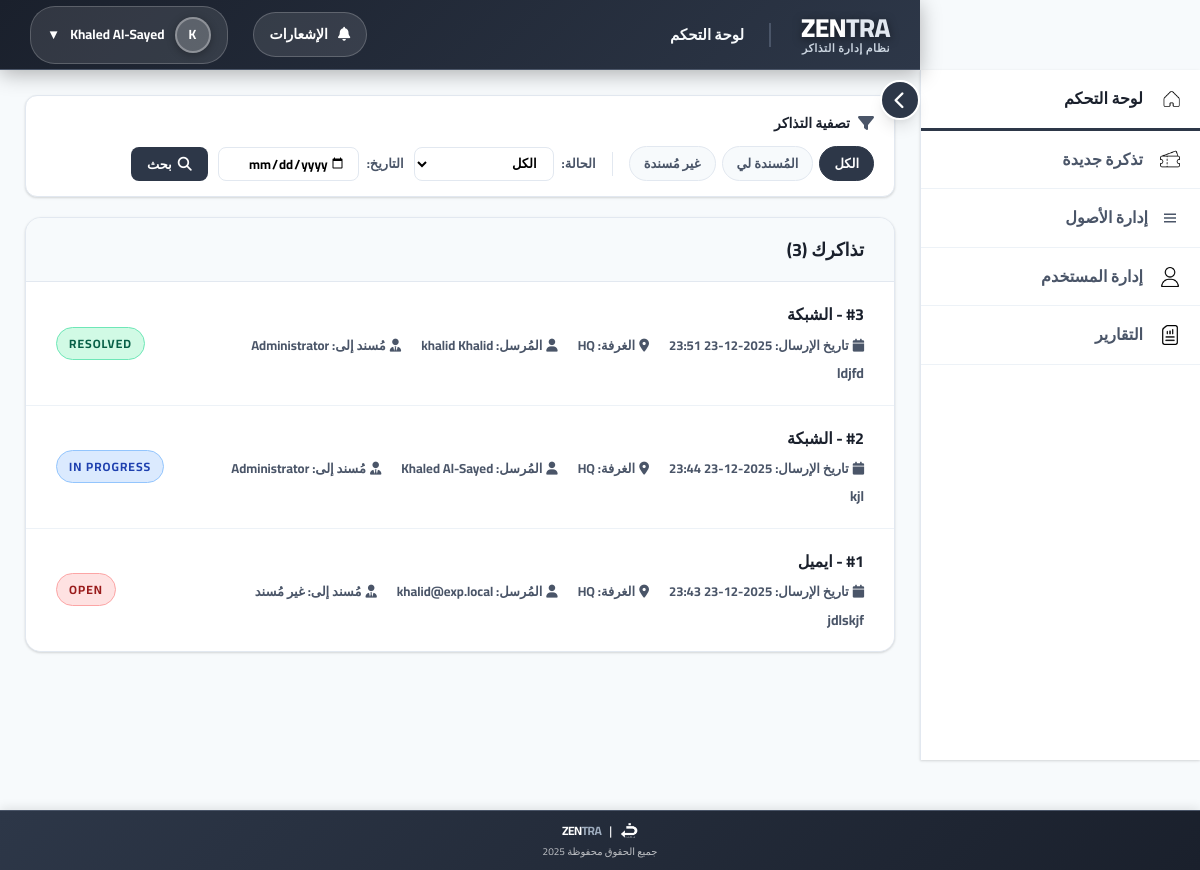
Page / (signed in) on the committed database.
### app.py (models this page shows, shortened)
class User(db.Model, UserMixin):
    id = db.Column(db.Integer, primary_key=True)
    username = db.Column(db.String(50), unique=True, nullable=False)
    password_hash = db.Column(db.String(128), nullable=False)
    full_name = db.Column(db.String(100), nullable=False)
    email = db.Column(db.String(100), nullable=False)
    role = db.Column(db.String(20), nullable=False)  # agent / supervisor / manager / it_staff / admin
    room = db.Column(db.String(20), nullable=False)
    profile_picture = db.Column(db.String(200), nullable=True)
    auth_source = db.Column(db.String(20), default='local', nullable=False)

class Ticket(db.Model):
    id = db.Column(db.Integer, primary_key=True)
    submitter_id = db.Column(db.Integer, db.ForeignKey('user.id'), nullable=False)
    room = db.Column(db.String(20), nullable=False)
    category = db.Column(db.String(50), nullable=False)
    description = db.Column(db.Text, nullable=False)
    file_name = db.Column(db.String(200), nullable=True)  # backward compatibility
    status = db.Column(db.String(20), default='Open')
    assigned_to_id = db.Column(db.Integer, db.ForeignKey('user.id'), nullable=True)
    ip_address = db.Column(db.String(100))
    created_at = db.Column(db.DateTime, default=get_riyadh_time_naive)
    updated_at = db.Column(db.DateTime, default=get_riyadh_time_naive, onupdate=get_riyadh_time_naive)
    submitter = db.relationship('User', foreign_keys=[submitter_id], backref='submitted_tickets')
    assigned_to = db.relationship('User', foreign_keys=[assigned_to_id], backref='assigned_tickets')

### app.py (the view, shortened to what this page needs)
@app.route('/')
@login_required
def dashboard():
    user = current_user
    filter_type   = request.args.get('filter', 'all')
    status_filter = request.args.get('status')
    date_filter   = request.args.get('date')
    page          = request.args.get('page', 1, type=int)
    per_page      = 5
    tickets_query = Ticket.query
    if user.role == 'agent':
        tickets_query = tickets_query.filter_by(submitter_id=user.id)
    elif user.role in ['supervisor', 'manager']:
        tickets_query = tickets_query.filter_by(room=user.room)
    elif user.role in ['it_staff', 'admin']:
        if filter_type == 'assigned':
            tickets_query = tickets_query.filter_by(assigned_to_id=user.id)
        elif filter_type == 'new':
            tickets_query = tickets_query.filter_by(assigned_to_id=None)
    if status_filter:
        tickets_query = tickets_query.filter_by(status=status_filter)
    pagination = tickets_query.order_by(Ticket.created_at.desc()).paginate(
        page=page, per_page=per_page, error_out=False
    )
    unread_notifications_count = Notification.query.filter_by(
        user_id=user.id, is_read=False
    ).count()
    return render_template(
        'dashboard.html',
        tickets=pagination.items,
        pagination=pagination,
        user=user,
        unread_notifications_count=unread_notifications_count
    )

### app.py (called while the page is built)
@login_manager.user_loader
def load_user(user_id):
    return User.query.get(int(user_id))

### templates/dashboard.html (shortened to what this page needs)
{% extends "base.html" %}
{% block page_title %}لوحة التحكم{% endblock %}
{% block content %}
    <div class="filter-section">
        <div class="filter-title">
            <i class="fas fa-filter"></i>
            تصفية التذاكر
        </div>
        <div class="filter-content">
            {% if current_user.role != 'agent' %}
            <div class="filter-tabs">
                <a href="{{ url_for('dashboard') }}" class="filter-tab {% if not request.args.get('filter') or request.args.get('filter') == 'all' %}active{% endif %}">الكل</a>
                <a href="{{ url_for('dashboard', filter='assigned') }}" class="filter-tab {% if request.args.get('filter') == 'assigned' %}active{% endif %}">المُسندة لي</a>
                <a href="{{ url_for('dashboard', filter='new') }}" class="filter-tab {% if request.args.get('filter') == 'new' %}active{% endif %}">غير مُسندة</a>
            </div>
            {% endif %}
            <form class="filter-form" method="GET">
                {% if current_user.role != 'agent' %}
                <div class="form-group">
                    <label class="form-label" for="status">الحالة:</label>
                    <select id="status" name="status" class="form-control">
                        <option value="">الكل</option>
                    </select>
                </div>
                {% endif %}
                <div class="form-group">
                    <label class="form-label" for="date">التاريخ:</label>
                    <input type="date" id="date" name="date" class="form-control" value="{{ request.args.get('date', '') }}" />
                </div>
                <button type="submit" class="btn">
                    <i class="fas fa-search"></i>
                    بحث
                </button>
            </form>
        </div>
    </div>
    <section class="tickets-section">
        <div class="section-header">
            <h3 class="section-title">تذاكرك ({{ pagination.total if pagination else tickets|length }})</h3>
        </div>
        {% if tickets %}
        <ul class="ticket-list">
            {% for ticket in tickets %}
            <li class="ticket-item" onclick="navigateToTicket('/ticket/{{ ticket.id }}', this)" data-ticket-id="{{ ticket.id }}">
                <div class="ticket-info">
                    <a href="/ticket/{{ ticket.id }}" class="ticket-link" onclick="event.stopPropagation();">
                        #{{ ticket.id }} - {{ ticket.category }}
                    </a>
                    <div class="ticket-meta">
                        <div class="ticket-meta-item">
                            <i class="fas fa-calendar"></i>
                            <span><strong>تاريخ الإرسال:</strong> {{ ticket.created_at.strftime('%Y-%m-%d %H:%M') }}</span>
                        </div>
                        <div class="ticket-meta-item">
                            <i class="fas fa-map-marker-alt"></i>
                            <span><strong>الغرفة:</strong> {{ ticket.room }}</span>
                        </div>
                        <div class="ticket-meta-item">
                            <i class="fas fa-user"></i>
                            <span><strong>المُرسل:</strong> {{ ticket.submitter.full_name }}</span>
                        </div>
                        <div class="ticket-meta-item">
                            <i class="fas fa-user-tie"></i>
                            <span><strong>مُسند إلى:</strong> {% if ticket.assigned_to %}{{ ticket.assigned_to.full_name }}{% else %}غير مُسند{% endif %}</span>
                        </div>
                    </div>
                    <div class="ticket-description">
                        {{ ticket.description[:100] }}{% if ticket.description|length > 100 %}...{% endif %}
                    </div>
                </div>
                <div class="ticket-status">
                    <span class="status-badge status-{{ ticket.status.lower().replace(' ', '-') }}">{{ ticket.status }}</span>
                </div>
            </li>
            {% endfor %}
        </ul>
        {% endif %}
    </section>
{% endblock %}

### templates/base.html (shortened to what this page needs)
<!DOCTYPE html>
<html lang="ar" dir="rtl">
<head>
    <link rel="stylesheet" href="https://cdnjs.cloudflare.com/ajax/libs/font-awesome/6.4.0/css/all.min.css">
</head>
<body>
    <button class="sidebar-toggle" id="sidebarToggle" onclick="toggleSidebarCollapse()" title="تبديل القائمة الجانبية">
        <i class="fas fa-chevron-left"></i>
    </button>
    <div class="header" id="header">
        <div class="header-left">
            <div class="header-branding">
                <div class="header-title">ZEN<span class="highlight">TRA</span></div>
                <div class="header-subtitle">نظام إدارة التذاكر</div>
            </div>
            <div class="page-title">{% block page_title %}لوحة التحكم{% endblock %}</div>
        </div>
        <div class="header-right">
            <div class="notification-dropdown">
                <a href="#" class="notification-link" onclick="toggleNotifications(event)" id="notificationLink">
                    <i class="fas fa-bell"></i>
                    <span>الإشعارات</span>
                </a>
            </div>
            <button class="profile-dropdown" onclick="toggleDropdown()">
                <div class="profile-avatar">{{ current_user.full_name[0] if current_user and current_user.full_name else 'U' }}</div>
                <span>{{ current_user.full_name if current_user and current_user.full_name else current_user.username if current_user else 'User' }}</span>
                <span>▼</span>
            </button>
        </div>
    </div>
    <div class="sidebar" id="sidebar">
        <nav class="sidebar-menu">
            <a href="{{ url_for('dashboard') }}"
               class="menu-item {% if request.endpoint == 'dashboard' %}active{% endif %}">
                <img src="{{ url_for('static', filename='home.png') }}" alt="لوحة التحكم"
                     style="width:20px;height:20px;vertical-align:middle;margin-left:5px;">
                <span>لوحة التحكم</span>
            </a>
            <a href="{{ url_for('submit_ticket') }}"
               class="menu-item {% if request.endpoint == 'submit_ticket' %}active{% endif %}">
                <img src="{{ url_for('static', filename='ticket.png') }}" alt="تذكرة جديدة"
                     style="width:20px;height:20px;vertical-align:middle;margin-left:5px;">
                <span>تذكرة جديدة</span>
            </a>
            {% if current_user and current_user.role in ['it_staff', 'admin'] %}
            <a href="{{ url_for('assets_list') }}"
               class="menu-item {% if request.endpoint in ['assets_list','asset_create','asset_detail','asset_edit'] %}active{% endif %}">
                <span class="menu-icon">
                    <svg xmlns="http://www.w3.org/2000/svg" viewBox="0 0 24 24" width="18" height="18" fill="currentColor">
                        <path d="M4 6h16v2H4zm0 5h16v2H4zm0 5h16v2H4z"/>
                    </svg>
                </span>
                <span>إدارة الأصول</span>
            </a>
            {% endif %}
            {% if current_user and current_user.role != 'agent' %}
            <a href="{{ url_for('manage_users') }}"
               class="menu-item {% if request.endpoint == 'manage_users' %}active{% endif %}">
                <img src="{{ url_for('static', filename='user (1).png') }}" alt="إدارة المستخدم"
                     style="width:20px;height:20px;vertical-align:middle;margin-left:5px;">
                <span>إدارة المستخدم</span>
            </a>
            <a href="{{ url_for('report') }}"
               class="menu-item {% if request.endpoint == 'report' %}active{% endif %}">
                <img src="{{ url_for('static', filename='report.png') }}" alt="التقارير"
                     style="width:20px;height:20px;vertical-align:middle;margin-left:5px;">
                <span>التقارير</span>
            </a>
            {% endif %}
        </nav>
    </div>
    <div class="main-container" id="mainContainer">
        {% block content %}{% endblock %}
    </div>
    <div class="page-footer">
        <div class="footer-brand">
            <img src="{{ url_for('static', filename='exp.png') }}" alt="Experience Logo">
            | <span class="footer-logo">ZEN<span class="footer-highlight">TRA</span></span>
        </div>
        <div class="footer-copyright">جميع الحقوق محفوظة 2025</div>
    </div>
</body>
</html>

### rows in the picture
User: full_name "K", full_name "Khaled Al-Sayed"
Ticket: id "3", category "الشبكة", created_at "2025-12-23 23:51", room "HQ", submitter.full_name "khalid Khalid", assigned_to.full_name "Administrator", description "ldjfd", status "RESOLVED"
Ticket: id "2", category "الشبكة", created_at "2025-12-23 23:44", room "HQ", submitter.full_name "Khaled Al-Sayed", assigned_to.full_name "Administrator", description "kjl", status "IN PROGRESS"
Ticket: id "1", category "ايميل", created_at "2025-12-23 23:43", room "HQ", submitter.full_name "khalid@exp.local", shows "غير مُسند", description "jdlskjf", status "OPEN"

### other values in the picture
{{ pagination.total if pagination else tickets|length }} "3"
